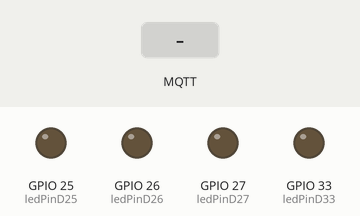
Bench run of a sketch on a simulated ESP32. Parts: output pins drawn as LEDs (lit = HIGH). The test bench sets the inputs (shaded band). WiFi joins after 1.5 s; servers stay silent unless stated; no MQTT or app messages arrive unless stated; what the sketch prints to the serial monitor is not drawn.

Above: at 2.7 s.
2.8 s: MQTT message "1" arrives on the first subscribed topic
At 4.0 s:
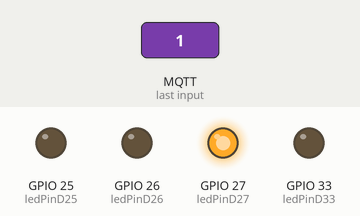
4.3 s: MQTT message "2" arrives on the first subscribed topic
At 5.2 s:
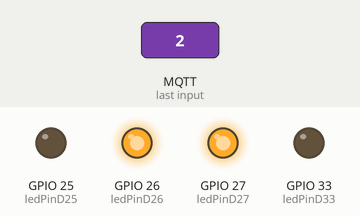
5.8 s: MQTT message "3" arrives on the first subscribed topic
At 6.4 s:
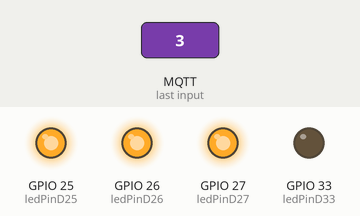
7.3 s: MQTT message "4" arrives on the first subscribed topic
At 8.5 s:
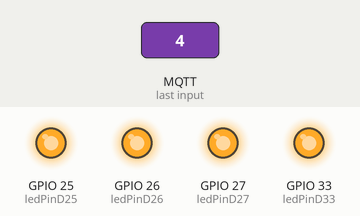
8.8 s: MQTT message "5" arrives on the first subscribed topic
At 9.9 s:
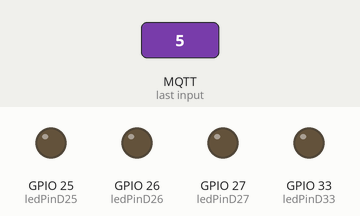
10.3 s: MQTT message "2" arrives on the first subscribed topic
At 11.0 s:
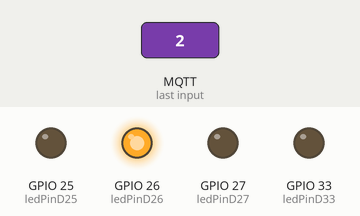
Timing chart, 0 to 12.8 s (numbered marks = the images above; inputs shaded):
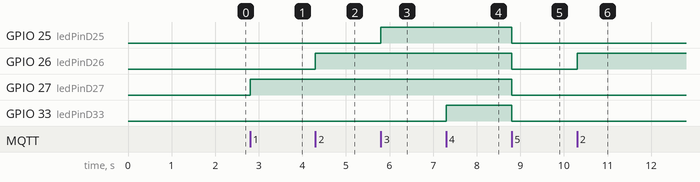

Measured:
- after the input at 2.8 s, GPIO 27 (ledPinD27): LOW → HIGH at once
- after the input at 4.3 s, GPIO 26 (ledPinD26): LOW → HIGH at once
- after the input at 5.8 s, GPIO 25 (ledPinD25): LOW → HIGH at once
- after the input at 7.3 s, GPIO 33 (ledPinD33): LOW → HIGH at once
- after the input at 8.8 s, GPIO 25 (ledPinD25), GPIO 26 (ledPinD26), GPIO 27 (ledPinD27), GPIO 33 (ledPinD33): HIGH → LOW at once
- after the input at 10.3 s, GPIO 26 (ledPinD26): LOW → HIGH at once

The sketch:

VisionSystemEsp32.ino
```cpp
#include <WiFi.h>
#include <PubSubClient.h>

// Defina as credenciais da sua rede Wi-Fi
const char* ssid = "Cobertura";  // Substitua com o nome da sua rede Wi-Fi
const char* password = "Dev@!2024";  // Substitua com a senha da sua rede Wi-Fi

// Defina o broker MQTT
const char* mqtt_server = "10.0.0.97";  // Pode ser outro broker MQTT
const int mqtt_port = 1885;  // Porta padrão do MQTT sem TLS
const char* mqtt_topic = "test/topic";  // Tópico ao qual o ESP32 está inscrito

// Defina os pinos dos LEDs
const int ledPinD25 = 25;
const int ledPinD26 = 26;
const int ledPinD27 = 27;
const int ledPinD33 = 33;

WiFiClient espClient;
PubSubClient client(espClient);

// Função para conectar ao Wi-Fi
void setup_wifi() {
  delay(10);
  // Conectando-se à rede Wi-Fi
  Serial.println();
  Serial.print("Conectando-se à rede Wi-Fi: ");
  Serial.println(ssid);

  WiFi.begin(ssid, password);
  while (WiFi.status() != WL_CONNECTED) {
    delay(500);
    Serial.print(".");
  }
  Serial.println("Conectado ao Wi-Fi");
}

// Função para controlar os LEDs de acordo com a mensagem recebida
void controlLEDs(int value) {
  // Liga o LED correspondente ao valor recebido
  if (value == 1) {
    digitalWrite(ledPinD27, HIGH);  // Liga o LED na porta D27
  } else if (value == 2) {
    digitalWrite(ledPinD26, HIGH);  // Liga o LED na porta D26
  } else if (value == 3) {
    digitalWrite(ledPinD25, HIGH);  // Liga o LED na porta D25
  } else if (value == 4) {
    digitalWrite(ledPinD33, HIGH);  // Liga o LED na porta D33
  } else if (value == 5) {
    // Desliga todos os LEDs apenas se receber o valor 5
    digitalWrite(ledPinD25, LOW);
    digitalWrite(ledPinD26, LOW);
    digitalWrite(ledPinD27, LOW);
    digitalWrite(ledPinD33, LOW);
  }
}

// Função de callback para processar mensagens recebidas no tópico
void callback(char* topic, byte* payload, unsigned int length) {
  Serial.print("Mensagem recebida no tópico: ");
  Serial.println(topic);

  // Converte os bytes da mensagem para string e imprime
  String message = "";
  for (int i = 0; i < length; i++) {
    message += (char)payload[i];
  }
  Serial.print("Conteúdo: ");
  Serial.println(message);  // Imprime a mensagem recebida

  // Converte a mensagem para um valor inteiro e controla os LEDs
  int value = message.toInt();  // Converte a mensagem em string para inteiro
  controlLEDs(value);           // Chama a função para controlar os LEDs
}

void setup() {
  // Inicializa a comunicação serial
  Serial.begin(115200);

  // Inicializa os pinos dos LEDs como saída
  pinMode(ledPinD25, OUTPUT);
  pinMode(ledPinD26, OUTPUT);
  pinMode(ledPinD27, OUTPUT);
  pinMode(ledPinD33, OUTPUT);

  // Conecta ao Wi-Fi
  setup_wifi();

  // Configura o cliente MQTT e a função de callback
  client.setServer(mqtt_server, mqtt_port);
  client.setCallback(callback);
}

void loop() {
  // Verifica a conexão MQTT
  if (!client.connected()) {
    while (!client.connected()) {
      Serial.print("Conectando ao broker MQTT...");
      if (client.connect("ESP32_Client")) {
        Serial.println("Conectado!");
        client.subscribe(mqtt_topic);  // Inscreve-se no tópico
      } else {
        Serial.print("Falha na conexão, tentando novamente...");
        delay(5000);
      }
    }
  }

  // Processa as mensagens recebidas
  client.loop();
}
```
